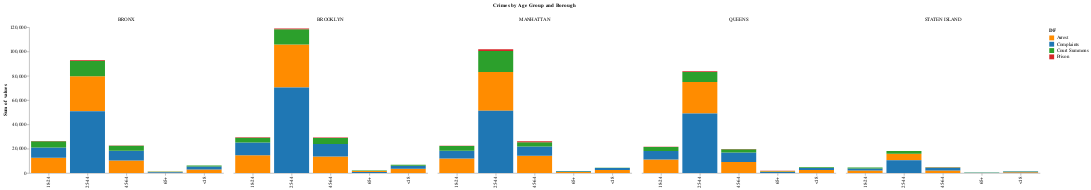

The cell this chart's notebook holds for it:
### Code cell
## Multi stacked bar plot
arrest_age_boro = pd.crosstab(arrest_data.arrest_boro,arrest_data.age_group)
arrest_age_boro.rename(index = {'K':'BROOKLYN','B':'BRONX',
                            'Q':'QUEENS','M':'MANHATTAN','S':'STATEN ISLAND'}, inplace=True)
comp_age_boro = pd.crosstab(complaints_data.boro_nm,complaints_data.susp_age_group)
summon_age_boro = pd.crosstab(summons_data.boro,summons_data.age_group)
summon_age_boro.rename(index = {'NEW YORK':'MANHATTAN'},inplace=True)
prison_age_boro = pd.crosstab(prison_data.Borough,prison_data.AgeRange)
prison_age_boro.rename(columns = {'< 18':'<18'}, inplace=True)

def prep_df(df, name):
    df = df.stack().reset_index()
    df.columns = ['c1', 'c2', 'values']
    df['DF'] = name
    return df

df1 = prep_df(arrest_age_boro, 'Arrest')
df2 = prep_df(comp_age_boro, 'Complaints')
df3 = prep_df(summon_age_boro, 'Court Summons')
df4 = prep_df(prison_age_boro, 'Prison')

df = pd.concat([df1, df2, df3, df4])


alt.Chart(df).mark_bar().encode(

    # tell Altair which field to group columns on
    x=alt.X('c2:N', title=None),

    # tell Altair which field to use as Y values and how to calculate
    y=alt.Y('sum(values):Q',
        axis=alt.Axis(
            grid=False)),

    # tell Altair which field to use to use as the set of columns to be  represented in each group
    column=alt.Column('c1:N', title=None,header= alt.Header(title = 'Crimes by Age Group and Borough')),
    
    order=alt.Order(
      # Sort the segments of the bars by this field
      'values',
      sort='descending'),

    # tell Altair which field to use for color segmentation 
    color=alt.Color('DF:N',
            scale=alt.Scale(
                # make it look pretty with an enjoyable color pallet
                range=['#ff8c00','#1f77b4', '#2ca02c','#d62728']
            ),
        ))\
    .configure_view(
        # remove grid lines around column clusters
        strokeOpacity=0    
    )

### Figure 1 — Vega-Lite specification as saved in the notebook (floating-point values rounded to 4 significant figures)
{"$schema": "https://vega.github.io/schema/vega-lite/v3.4.0.json", "config": {"mark": {"tooltip": null}, "view": {"height": 300, "strokeOpacity": 0, "width": 400}}, "data": {"name": "data-4adbff85db96aee42bc557ab7e8f13fc"}, "datasets": {"data-4adbff85db96aee42bc557ab7e8f13fc": [{"DF": "Arrest", "c1": "BRONX", "c2": "18-24", "values": 12527}, {"DF": "Arrest", "c1": "BRONX", "c2": "25-44", "values": 28621}, {"DF": "Arrest", "c1": "BRONX", "c2": "45-64", "values": 10348}, {"DF": "Arrest", "c1": "BRONX", "c2": "65+", "values": 476}, {"DF": "Arrest", "c1": "BRONX", "c2": "<18", "values": 2855}, {"DF": "Arrest", "c1": "BROOKLYN", "c2": "18-24", "values": 14628}, {"DF": "Arrest", "c1": "BROOKLYN", "c2": "25-44", "values": 35277}, {"DF": "Arrest", "c1": "BROOKLYN", "c2": "45-64", "values": 13499}, {"DF": "Arrest", "c1": "BROOKLYN", "c2": "65+", "values": 790}, {"DF": "Arrest", "c1": "BROOKLYN", "c2": "<18", "values": 3429}, {"DF": "Arrest", "c1": "MANHATTAN", "c2": "18-24", "values": 11913}, {"DF": "Arrest", "c1": "MANHATTAN", "c2": "25-44", "values": 31918}, {"DF": "Arrest", "c1": "MANHATTAN", "c2": "45-64", "values": 14246}, {"DF": "Arrest", "c1": "MANHATTAN", "c2": "65+", "values": 827}, {"DF": "Arrest", "c1": "MANHATTAN", "c2": "<18", "values": 2492}, {"DF": "Arrest", "c1": "QUEENS", "c2": "18-24", "values": 11056}, {"DF": "Arrest", "c1": "QUEENS", "c2": "25-44", "values": 25993}, {"DF": "Arrest", "c1": "QUEENS", "c2": "45-64", "values": 9005}, {"DF": "Arrest", "c1": "QUEENS", "c2": "65+", "values": 736}, {"DF": "Arrest", "c1": "QUEENS", "c2": "<18", "values": 2519}, {"DF": "Arrest", "c1": "STATEN ISLAND", "c2": "18-24", "values": 2065}, {"DF": "Arrest", "c1": "STATEN ISLAND", "c2": "25-44", "values": 5384}, {"DF": "Arrest", "c1": "STATEN ISLAND", "c2": "45-64", "values": 2127}, {"DF": "Arrest", "c1": "STATEN ISLAND", "c2": "65+", "values": 125}, {"DF": "Arrest", "c1": "STATEN ISLAND", "c2": "<18", "values": 619}, {"DF": "Complaints", "c1": "BRONX", "c2": "18-24", "values": 8459}, {"DF": "Complaints", "c1": "BRONX", "c2": "25-44", "values": 50931}, {"DF": "Complaints", "c1": "BRONX", "c2": "45-64", "values": 7987}, {"DF": "Complaints", "c1": "BRONX", "c2": "65+", "values": 542}, {"DF": "Complaints", "c1": "BRONX", "c2": "<18", "values": 2461}, {"DF": "Complaints", "c1": "BROOKLYN", "c2": "18-24", "values": 10401}, {"DF": "Complaints", "c1": "BROOKLYN", "c2": "25-44", "values": 70423}, {"DF": "Complaints", "c1": "BROOKLYN", "c2": "45-64", "values": 10442}, {"DF": "Complaints", "c1": "BROOKLYN", "c2": "65+", "values": 896}, {"DF": "Complaints", "c1": "BROOKLYN", "c2": "<18", "values": 2644}, {"DF": "Complaints", "c1": "MANHATTAN", "c2": "18-24", "values": 6423}, {"DF": "Complaints", "c1": "MANHATTAN", "c2": "25-44", "values": 51313}, {"DF": "Complaints", "c1": "MANHATTAN", "c2": "45-64", "values": 7503}, {"DF": "Complaints", "c1": "MANHATTAN", "c2": "65+", "values": 597}, {"DF": "Complaints", "c1": "MANHATTAN", "c2": "<18", "values": 1538}, {"DF": "Complaints", "c1": "QUEENS", "c2": "18-24", "values": 7039}, {"DF": "Complaints", "c1": "QUEENS", "c2": "25-44", "values": 48896}, {"DF": "Complaints", "c1": "QUEENS", "c2": "45-64", "values": 7980}, {"DF": "Complaints", "c1": "QUEENS", "c2": "65+", "values": 792}, {"DF": "Complaints", "c1": "QUEENS", "c2": "<18", "values": 1671}, {"DF": "Complaints", "c1": "STATEN ISLAND", "c2": "18-24", "values": 1615}, {"DF": "Complaints", "c1": "STATEN ISLAND", "c2": "25-44", "values": 10514}, {"DF": "Complaints", "c1": "STATEN ISLAND", "c2": "45-64", "values": 1910}, {"DF": "Complaints", "c1": "STATEN ISLAND", "c2": "65+", "values": 188}, {"DF": "Complaints", "c1": "STATEN ISLAND", "c2": "<18", "values": 579}, {"DF": "Court Summons", "c1": "BRONX", "c2": "18-24", "values": 5170}, {"DF": "Court Summons", "c1": "BRONX", "c2": "25-44", "values": 12811}, {"DF": "Court Summons", "c1": "BRONX", "c2": "45-64", "values": 4031}, {"DF": "Court Summons", "c1": "BRONX", "c2": "65+", "values": 228}, {"DF": "Court Summons", "c1": "BRONX", "c2": "<18", "values": 781}, {"DF": "Court Summons", "c1": "BROOKLYN", "c2": "18-24", "values": 4088}, {"DF": "Court Summons", "c1": "BROOKLYN", "c2": "25-44", "values": 12612}, {"DF": "Court Summons", "c1": "BROOKLYN", "c2": "45-64", "values": 4978}, {"DF": "Court Summons", "c1": "BROOKLYN", "c2": "65+", "values": 380}, {"DF": "Court Summons", "c1": "BROOKLYN", "c2": "<18", "values": 800}, {"DF": "Court Summons", "c1": "MANHATTAN", "c2": "18-24", "values": 3816}, {"DF": "Court Summons", "c1": "MANHATTAN", "c2": "25-44", "values": 17223}, {"DF": "Court Summons", "c1": "MANHATTAN", "c2": "45-64", "values": 3617}, {"DF": "Court Summons", "c1": "MANHATTAN", "c2": "65+", "values": 264}, {"DF": "Court Summons", "c1": "MANHATTAN", "c2": "<18", "values": 379}, {"DF": "Court Summons", "c1": "QUEENS", "c2": "18-24", "values": 3249}, {"DF": "Court Summons", "c1": "QUEENS", "c2": "25-44", "values": 8233}, {"DF": "Court Summons", "c1": "QUEENS", "c2": "45-64", "values": 2496}, {"DF": "Court Summons", "c1": "QUEENS", "c2": "65+", "values": 230}, {"DF": "Court Summons", "c1": "QUEENS", "c2": "<18", "values": 457}, {"DF": "Court Summons", "c1": "STATEN ISLAND", "c2": "18-24", "values": 875}, {"DF": "Court Summons", "c1": "STATEN ISLAND", "c2": "25-44", "values": 2129}, {"DF": "Court Summons", "c1": "STATEN ISLAND", "c2": "45-64", "values": 591}, {"DF": "Court Summons", "c1": "STATEN ISLAND", "c2": "65+", "values": 66}, {"DF": "Court Summons", "c1": "STATEN ISLAND", "c2": "<18", "values": 159}, {"DF": "Prison", "c1": "BRONX", "c2": "18-24", "values": 211}, {"DF": "Prison", "c1": "BRONX", "c2": "25-44", "values": 693}, {"DF": "Prison", "c1": "BRONX", "c2": "45-64", "values": 234}, {"DF": "Prison", "c1": "BRONX", "c2": "65+", "values": 11}, {"DF": "Prison", "c1": "BRONX", "c2": "<18", "values": 13}, {"DF": "Prison", "c1": "BROOKLYN", "c2": "18-24", "values": 261}, {"DF": "Prison", "c1": "BROOKLYN", "c2": "25-44", "values": 727}, {"DF": "Prison", "c1": "BROOKLYN", "c2": "45-64", "values": 265}, {"DF": "Prison", "c1": "BROOKLYN", "c2": "65+", "values": 11}, {"DF": "Prison", "c1": "BROOKLYN", "c2": "<18", "values": 25}, {"DF": "Prison", "c1": "MANHATTAN", "c2": "18-24", "values": 297}, {"DF": "Prison", "c1": "MANHATTAN", "c2": "25-44", "values": 1420}, {"DF": "Prison", "c1": "MANHATTAN", "c2": "45-64", "values": 851}, {"DF": "Prison", "c1": "MANHATTAN", "c2": "65+", "values": 29}, {"DF": "Prison", "c1": "MANHATTAN", "c2": "<18", "values": 19}, {"DF": "Prison", "c1": "QUEENS", "c2": "18-24", "values": 233}, {"DF": "Prison", "c1": "QUEENS", "c2": "25-44", "values": 697}, {"DF": "Prison", "c1": "QUEENS", "c2": "45-64", "values": 212}, {"DF": "Prison", "c1": "QUEENS", "c2": "65+", "values": 11}, {"DF": "Prison", "c1": "QUEENS", "c2": "<18", "values": 27}, {"DF": "Prison", "c1": "STATEN ISLAND", "c2": "18-24", "values": 41}, {"DF": "Prison", "c1": "STATEN ISLAND", "c2": "25-44", "values": 141}, {"DF": "Prison", "c1": "STATEN ISLAND", "c2": "45-64", "values": 37}, {"DF": "Prison", "c1": "STATEN ISLAND", "c2": "65+", "values": 2}, {"DF": "Prison", "c1": "STATEN ISLAND", "c2": "<18", "values": 6}]}, "encoding": {"color": {"field": "DF", "scale": {"range": ["#ff8c00", "#1f77b4", "#2ca02c", "#d62728"]}, "type": "nominal"}, "column": {"field": "c1", "header": {"title": "Crimes by Age Group and Borough"}, "title": null, "type": "nominal"}, "order": {"field": "values", "sort": "descending", "type": "quantitative"}, "x": {"field": "c2", "title": null, "type": "nominal"}, "y": {"aggregate": "sum", "axis": {"grid": false}, "field": "values", "type": "quantitative"}}, "mark": "bar"}
